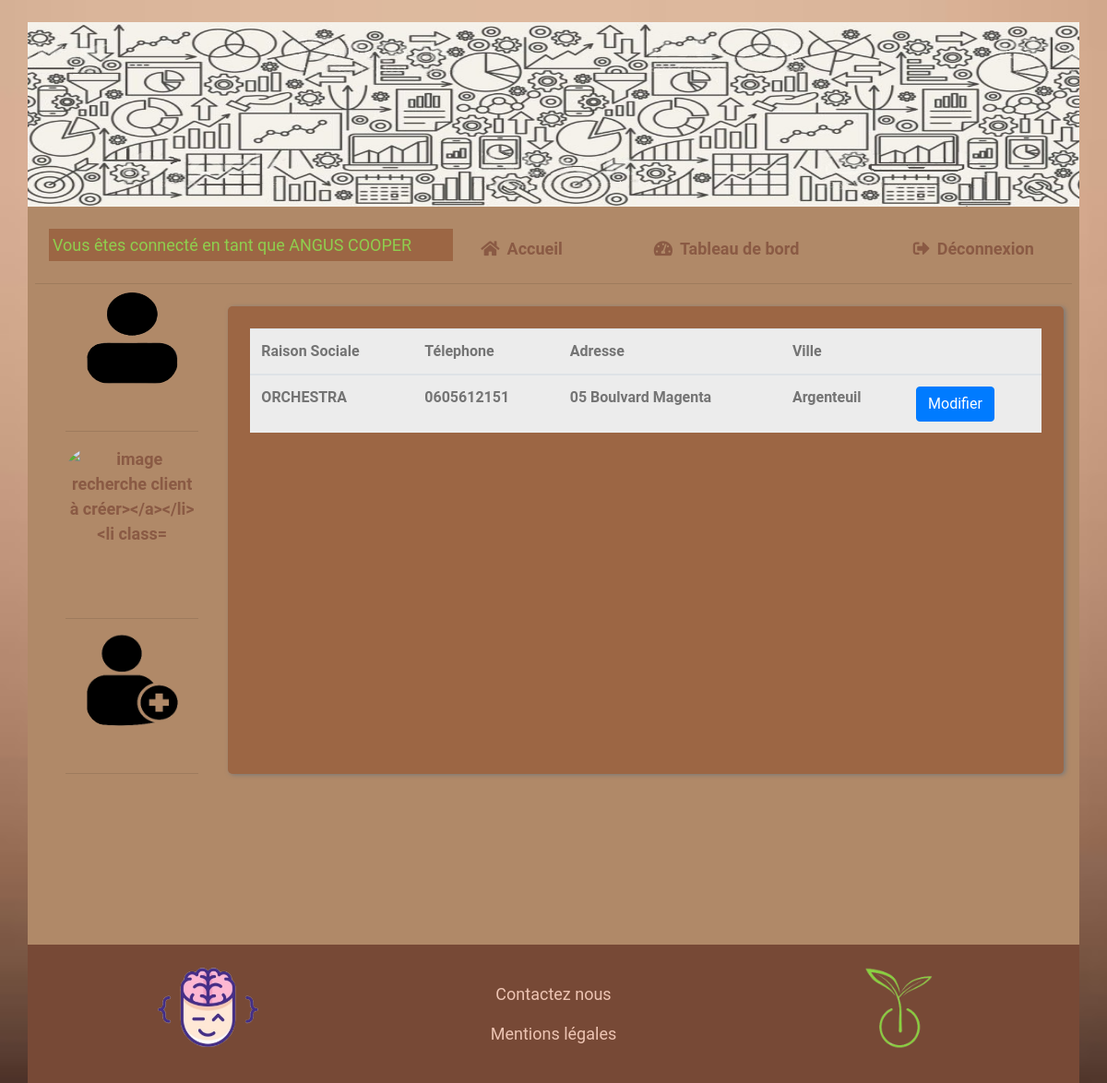
The page /index.php?action=buisness&action2=clientList&action2=detailClient3 (signed in) on the database its author committed.
### tables this page shows
CREATE TABLE `clients` (
  `IDCLIENT` int NOT NULL,
  `IDSECT` int NOT NULL,
  `RAISONSOCIALE` char(50) NOT NULL,
  `ADRESSECLIENT` char(32) DEFAULT NULL,
  `CODEPOSTALCLIENT` char(5) DEFAULT NULL,
  `VILLECLIENT` char(25) DEFAULT NULL,
  `EFFECTIF` int DEFAULT NULL,
  `TELEPHONECLIENT` int(10) UNSIGNED ZEROFILL NOT NULL
);

### controller/AdminController.php (called while the page is built, shortened)
<?php
require ('./model/Client.php');
class AdminController
{
    public static function detailCLient(){
        $results = new client('abi');
        $result=$results->getClients();
        return $result;
    }
}

### model/Database.php (called while the page is built, shortened)
<?php
class Database
{
    public static $pdo;
    public static function getPDO(): PDO
    {
        try
        {
            if(self::$pdo===null)
            {
                $pdo= new PDO('mysql:host=localhost:3307;dbname=abi','root', '');
                $pdo->setAttribute(PDO::ATTR_ERRMODE,PDO::ERRMODE_EXCEPTION);
                self::$pdo=$pdo;
            }
            return self::$pdo;
        }
        catch(Exception $e)
        {
            die($e->getMessage());
        }
    }
}
?>

### model/Client.php (called while the page is built, shortened)
<?php
require ('./model/Database.php');
class Client extends Database
{
    public function getClients()
    {
        try
        {
            $req=parent::getPDO()->query('SELECT * FROM clients');
            $users=$req->fetchAll();
            return $users;
        }
        catch(Exception $e)
        {
            die($e->getMessage());
        }
    }
}
?>

### controller/MainController.php (called while the page is built, shortened)
<?php
class MainController
{
    public static function viewPage($url)
    {
        require $url;
    }
}
?>

### index.php (called while the page is built)
<?php
require('controller/RooterController.php');

### view/buisness/detailClientView.php (the view, shortened to what this page needs)
 <?php
require_once ("./view/buisness/clientView.php");
$indice = $_SESSION['ind'];
$result=AdminController::detailCLient();
foreach ($result as $res){
if($res[0]==$indice)
{
?>
<div class='row mt-4'>
<div class="col px-4">
        <table class="table table-hover">
        <thead>
        <tr>
            <th>Raison Sociale</th>
            <th>Télephone</th>
            <th>Adresse</th>
            <th>Ville</th>
            <th></th>
        </tr>
        </thead>
        <tbody>
        <tr>
         <th><?= $res[2]?></th>
         <th><?= $res[7]?></th>
         <th><?= $res[3]?></th>
         <th><?= $res[5]?></th>
        <th><button class="btn btn-primary" href="#" data-toggle="modal" data-target="#myModal<?= $res[0] ?>"><a href="#" data-toggle="modal" data-target="#myModal<?= $res[0] ?>"></a>Modifier</button></th>
     </tr>
        </tbody>
    </table>
</div>
</div>
<?php
}
?>
<?php
}
?>

### public/styles/buisness.css (style rules this page uses)
body { box-sizing: border-box; background: url("../IMG/bg.jpg") no-repeat; background-size: cover; text-decoration: none; list-style: none; font-family: 'Roboto', sans-serif; font-size: 18px; }
table { font-size: 16px; }
table th { color: #747474; background-color: #ECECEC; }

### rows shown on the page
clients: RAISONSOCIALE "ORCHESTRA", TELEPHONECLIENT "0605612151", ADRESSECLIENT "05 Boulvard Magenta", VILLECLIENT "Argenteuil"

### other values the page prints
$_SESSION['first_name'] "ANGUS"
$_SESSION['last_name'] "COOPER"
